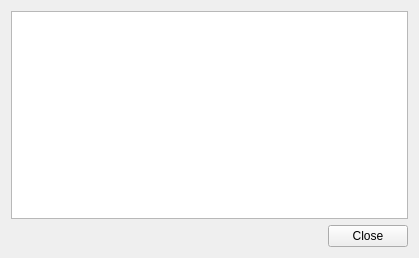
<?xml version="1.0" encoding="UTF-8"?>
<ui version="4.0">
 <class>UploadMonitorDialog</class>
 <widget class="QDialog" name="UploadMonitorDialog">
  <property name="enabled">
   <bool>true</bool>
  </property>
  <property name="geometry">
   <rect>
    <x>0</x>
    <y>0</y>
    <width>419</width>
    <height>258</height>
   </rect>
  </property>
  <property name="windowTitle">
   <string>File Monitor</string>
  </property>
  <layout class="QVBoxLayout" name="verticalLayout">
   <item>
    <layout class="QHBoxLayout" name="horizontalLayout_3">
     <item>
      <widget class="QListView" name="listView">
       <property name="isWrapping" stdset="0">
        <bool>true</bool>
       </property>
      </widget>
     </item>
    </layout>
   </item>
   <item>
    <layout class="QHBoxLayout" name="horizontalLayout_4">
     <item>
      <spacer name="horizontalSpacer_3">
       <property name="orientation">
        <enum>Qt::Horizontal</enum>
       </property>
       <property name="sizeHint" stdset="0">
        <size>
         <width>40</width>
         <height>20</height>
        </size>
       </property>
      </spacer>
     </item>
     <item>
      <widget class="QPushButton" name="pushButtonCancel">
       <property name="text">
        <string>Close</string>
       </property>
       <property name="autoDefault">
        <bool>false</bool>
       </property>
      </widget>
     </item>
    </layout>
   </item>
  </layout>
 </widget>
 <resources/>
 <connections/>
</ui>
